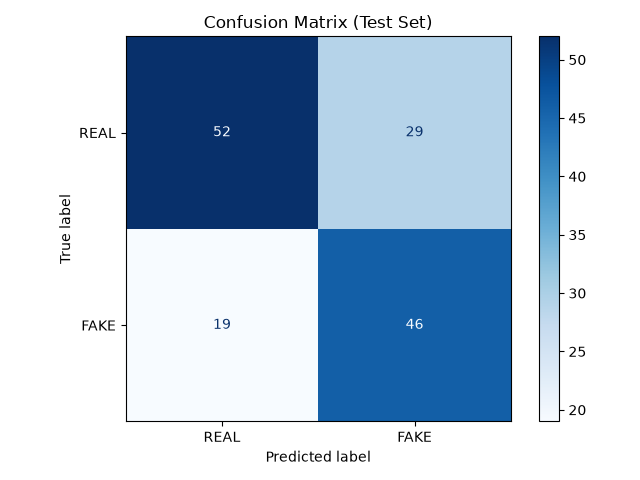
#> input picture experiments/phase2/test_confusion_matrix.png, 640 x 480 px; its folder holds only this picture in this run
$ python -i std1.py   (imports and definitions only)
#> lines starting #> are read from the running program, lines starting #| are printed output that depends on the picture
"""
student1_features.py

Spectral Forensics
Detection of AI-Generated Images via 2D FFT
and Spectral Artifact Analysis

Purpose:
    1. Load REAL and FAKE images
    2. Convert images to grayscale
    3. Resize to a fixed resolution
    4. Normalize pixel values
    5. Apply 2D FFT
    6. Shift zero frequency to the center
    7. Calculate magnitude and power spectrum
    8. Apply logarithmic transformation
    9. Calculate 1D radial power spectrum
    10. Save frequency-domain features to CSV

Dataset structure expected:

datasets/
│
├── parquet_images/
│   ├── train/
│   │   ├── REAL/
│   │   └── FAKE/
│   │
│   └── test/
│       ├── REAL/
│       └── FAKE/
│
└── processed/
    ├── train_features.csv
    └── test_features.csv
"""

from pathlib import Path

import numpy as np
import pandas as pd
from PIL import Image


# ============================================================
# CONFIGURATION
# ============================================================

# Project root:
# Spectral_Forensics/
PROJECT_ROOT = Path(__file__).resolve().parent.parent

# Input dataset directory
DATASET_DIR = PROJECT_ROOT / "datasets" / "parquet_images"

# Output directory for processed features
PROCESSED_DIR = PROJECT_ROOT / "datasets" / "processed"

# Fixed image size for FFT processing
IMAGE_SIZE = 256


# ============================================================
# RADIAL POWER SPECTRUM
# ============================================================

def radial_power_spectrum(power_spectrum):
    """
    Convert the 2D power spectrum into a 1D radial power spectrum.

    The center of the FFT-shifted spectrum represents low frequencies.
    Moving away from the center represents increasing spatial frequency.

    For every radius r:
        - Find pixels at approximately that radius
        - Calculate their mean spectral power

    Returns:
        1D numpy array containing radial frequency features.
    """

    height, width = power_spectrum.shape

    # Center of the FFT-shifted image
    center_y = height // 2
    center_x = width // 2

    # Create coordinate grid
    y, x = np.indices((height, width))

    # Distance of every pixel from FFT center
    radius = np.sqrt(
        (x - center_x) ** 2 +
        (y - center_y) ** 2
    )

    # Convert radius to integer bins
    radius = radius.astype(np.int32)

    # Maximum useful radius
    max_radius = min(center_x, center_y)

    # Store average power for each radius
    radial_profile = np.zeros(max_radius, dtype=np.float64)

    for r in range(max_radius):

        mask = radius == r

        if np.any(mask):
            radial_profile[r] = np.mean(power_spectrum[mask])

    return radial_profile


# ============================================================
# IMAGE FEATURE EXTRACTION
# ============================================================

def extract_features(image_path):
    """
    Process one image and extract its frequency-domain features.

    Processing pipeline:

        Image
          ↓
        Grayscale
          ↓
        Resize 256x256
          ↓
        Normalize [0,1]
          ↓
        2D FFT
          ↓
        FFT Shift
          ↓
        Magnitude Spectrum
          ↓
        Power Spectrum
          ↓
        Log Transform
          ↓
        Radial Power Spectrum

    Returns:
        1D numpy array containing spectral features.
    """

    # --------------------------------------------------------
    # 1. Load image
    # --------------------------------------------------------

    image = Image.open(image_path)
#> image is the input picture: PIL image 640x480 RGBA; mean R, G, B, A 180, 199.2, 219, 255

    # --------------------------------------------------------
    # 2. Convert RGB/RGBA/etc. to grayscale
    # --------------------------------------------------------

    image = image.convert("L")
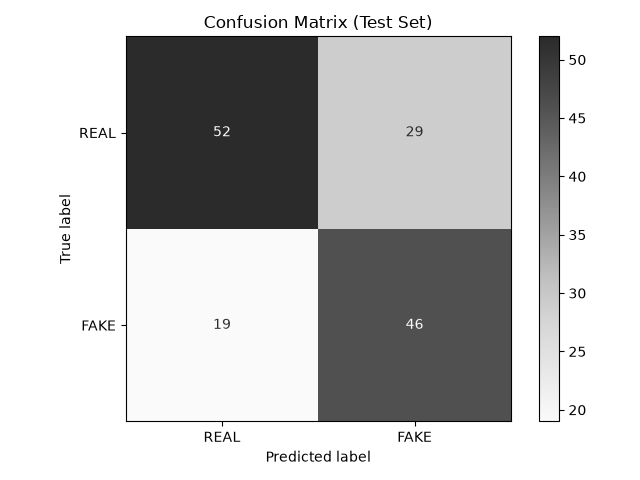
#> image: PIL image 640x480 L; min 0, max 255, mean 195.7

    # --------------------------------------------------------
    # 3. Resize to fixed resolution
    # --------------------------------------------------------

    image = image.resize(
        (IMAGE_SIZE, IMAGE_SIZE),
        Image.Resampling.LANCZOS
    )
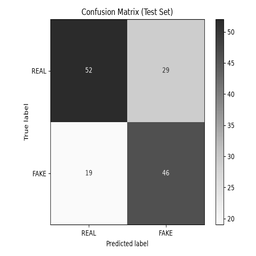
#> image: PIL image 256x256 L; min 11, max 255, mean 195.4

    # --------------------------------------------------------
    # 4. Convert image to NumPy array
    # --------------------------------------------------------

    image_array = np.asarray(
        image,
        dtype=np.float32
    )

    # --------------------------------------------------------
    # 5. Normalize pixel values
    #
    # Original:
    #     0 -> black
    #     255 -> white
    #
    # Normalized:
    #     0.0 -> black
    #     1.0 -> white
    # --------------------------------------------------------

    image_array /= 255.0

    # --------------------------------------------------------
    # 6. Apply 2D Fast Fourier Transform
    # --------------------------------------------------------

    fft = np.fft.fft2(image_array)

    # --------------------------------------------------------
    # 7. Shift zero-frequency component to center
    # --------------------------------------------------------

    fft_shifted = np.fft.fftshift(fft)

    # --------------------------------------------------------
    # 8. Calculate magnitude spectrum
    # --------------------------------------------------------

    magnitude = np.abs(fft_shifted)

    # --------------------------------------------------------
    # 9. Calculate power spectrum
    #
    # Power = |FFT|²
    # --------------------------------------------------------

    power = magnitude ** 2

    # --------------------------------------------------------
    # 10. Logarithmic transformation
    #
    # FFT power values can have a very large dynamic range.
    #
    # log(1 + power) compresses the range and makes
    # spectral patterns easier to analyze.
    # --------------------------------------------------------

    power_log = np.log1p(power)
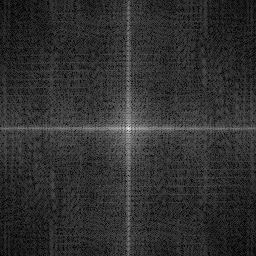
#> power_log: shape (256, 256) float64; min 0.000317, max 21.65, mean 4.1; drawn with min black and max white

    # --------------------------------------------------------
    # 11. Convert 2D spectrum into 1D radial spectrum
    # --------------------------------------------------------

    radial_features = radial_power_spectrum(power_log)
#> after the loop in radial_power_spectrum, `for r in range(max_radius):`: radial_profile = 128 values, max 21.65 at index 0, min 3.46 at index 125, mean 5.59
#> radial_features has the same summary as radial_profile in radial_power_spectrum

    return radial_features


# ============================================================
# IMAGE FILE DISCOVERY
# ============================================================

# [326 lines left out: functions get_image_files, process_split, main, not called in this run]


# ============================================================
# PROGRAM ENTRY POINT
# ============================================================

# [2 lines not run here, left out]

>>> result = extract_features('../experiments/phase2/test_confusion_matrix.png')
#> result has the same summary as radial_profile in radial_power_spectrum

$ run again, on experiments/phase2/cv_model_comparison.png
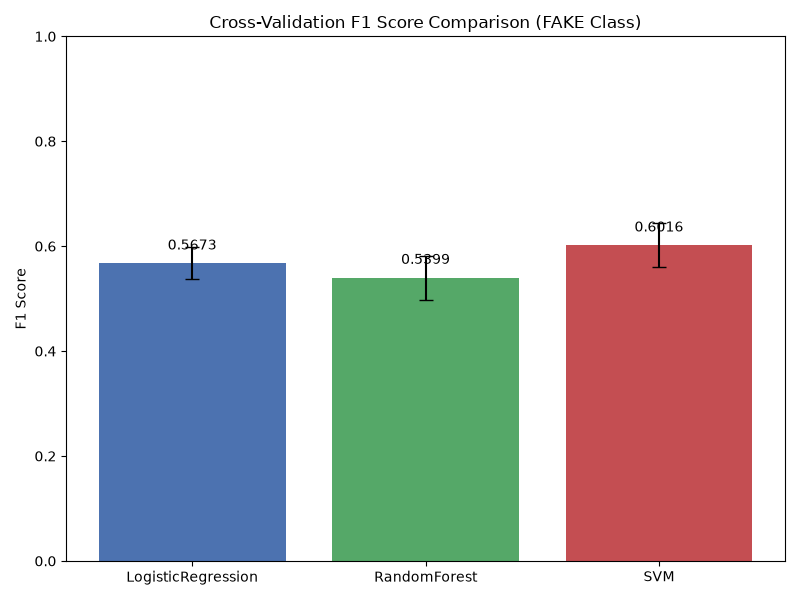
#> input picture experiments/phase2/cv_model_comparison.png, 800 x 600 px
#> in extract_features, image is the input picture: PIL image 800x600 RGBA; mean R, G, B, A 205, 204.1, 204.8, 255
#> in extract_features, `image = image.resize( (IMAGE_SIZE, IMAGE_SIZE), Image.Resampling.LANCZ..`:
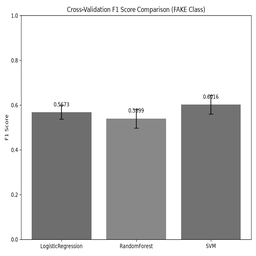
#> image: PIL image 256x256 L; min 29, max 255, mean 204.2
#> in extract_features, `power_log = np.log1p(power)`:
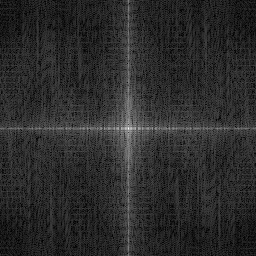
#> power_log: shape (256, 256) float64; min 0.000579, max 21.74, mean 3.7; drawn with min black and max white
#> after the loop in radial_power_spectrum, `for r in range(max_radius):`: radial_profile = 128 values, max 21.74 at index 0, min 3.34 at index 123, mean 5.13
#> radial_features has the same summary as radial_profile in radial_power_spectrum
#> result has the same summary as radial_profile in radial_power_spectrum

$ run again, on experiments/phase2/test_roc_curve.png
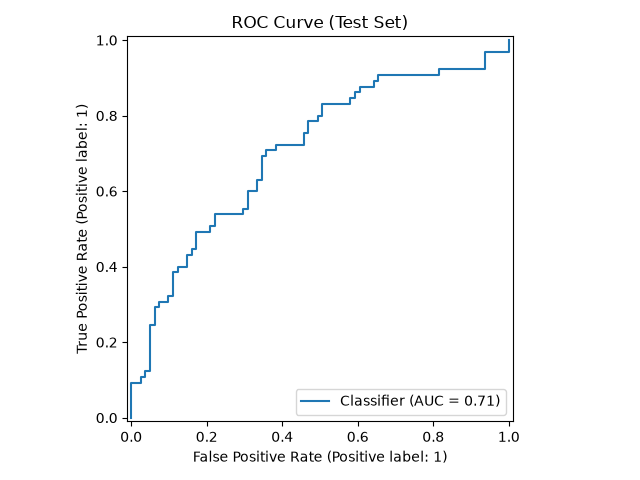
#> input picture experiments/phase2/test_roc_curve.png, 640 x 480 px
#> in extract_features, image is the input picture: PIL image 640x480 RGBA; mean R, G, B, A 249.7, 250.2, 250.5, 255
#> in extract_features, `image = image.resize( (IMAGE_SIZE, IMAGE_SIZE), Image.Resampling.LANCZ..`:
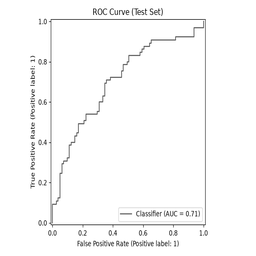
#> image: PIL image 256x256 L; min 52, max 255, mean 249.6
#> in extract_features, `power_log = np.log1p(power)`:
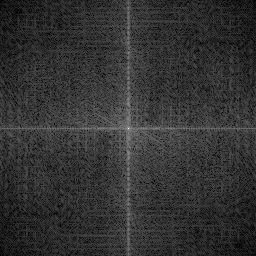
#> power_log: shape (256, 256) float64; min 0.00254, max 22.14, mean 4.4; drawn with min black and max white
#> after the loop in radial_power_spectrum, `for r in range(max_radius):`: radial_profile = 128 values, max 22.14 at index 0, min 3.93 at index 125, mean 5.67
#> radial_features has the same summary as radial_profile in radial_power_spectrum
#> result has the same summary as radial_profile in radial_power_spectrum
